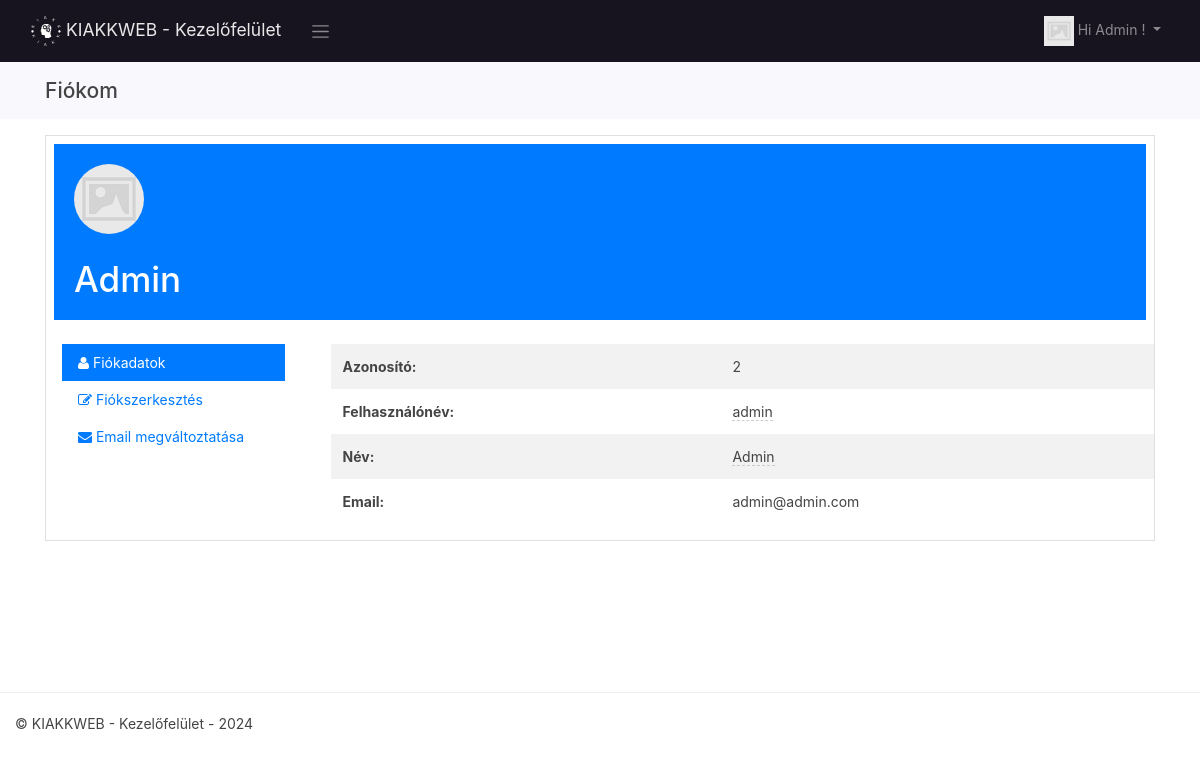
The page /dashboard/account (signed in) on the database its author committed.
### tables this page shows
CREATE TABLE `users` (
  `id` int(11) NOT NULL,
  `username` varchar(255) NOT NULL,
  `name` varchar(255) NOT NULL,
  `password` varchar(255) DEFAULT NULL,
  `email` varchar(255) NOT NULL,
  `img` varchar(255) NOT NULL,
  `login_session_key` varchar(255) DEFAULT NULL,
  `email_status` varchar(255) DEFAULT NULL,
  `password_expire_date` datetime DEFAULT '2024-04-01 00:00:00',
  `password_reset_key` varchar(255) DEFAULT NULL
);

### dashboard/index.php (called while the page is built, shortened)
<?php
	require(HELPERS_DIR . 'Functions.php');
	require(SYSTEM_DIR . 'BaseView.php');
	$page = new Router;
	$page->init();

### dashboard/app/models/PDODb.php (called while the page is built, shortened)
<?php
class PDODb
{
    private $connectionParams = array(
        'type' => 'mysql',
        'host' => null,
        'username' => null,
        'password' => null,
        'dbname' => null,
        'port' => null,
        'charset' => null
    );
    private $groupBy = array();
    private $orderBy = array();
    private $params = array();
    private $pdo;
    private $prefix = '';
    private $query = '';
    private $queryOptions = array();
    private $returnType = PDO::FETCH_ASSOC;
    private $useGenerator = false;
    public function __construct($type, $host = null, $username = null, $password = null, $dbname = null, $port = null, $charset = null)
    {
        if (is_array($type)) {
            $this->connectionParams = $type;
        }
		elseif (is_object($type)) {
            $this->pdo = $type;
        }
		else {
            foreach ($this->connectionParams as $key => $param) {
                if (isset($$key) && !is_null($$key)) {
                    $this->connectionParams[$key] = $$key;
                }
            }
        }
    }
    public function connect()
    {
		$dbType = strtolower($this->connectionParams['type']);
		if($dbType == 'sqlite'){
			$this->fieldQuote = '"';
			$connectionString = 'sqlite:'.$this->connectionParams['dbname'];
			$this->pdo = new PDO($connectionString);
		}
		else{
			$connectionString = $this->connectionParams['type'].':';
			$connectionParams = ['host', 'dbname', 'port'];
			foreach ($connectionParams as $connectionParam) {
				if (!empty($this->connectionParams[$connectionParam])) {
					$connectionString .= $connectionParam.'='.$this->connectionParams[$connectionParam].';';
				}
			}
			$connectionString = rtrim($connectionString, ';');
			$options = array(
				PDO::ATTR_ERRMODE => PDO::ERRMODE_EXCEPTION,
				PDO::ATTR_PERSISTENT => false
			);
			$this->pdo = new PDO($connectionString, $this->connectionParams['username'], $this->connectionParams['password'], $options);
			$charset = $this->connectionParams['charset'];
			if(!empty($charset)){
				$this->pdo->query("SET NAMES '$charset'");
			}
		}
    }
    private function buildCondition($operator, $conditions)
    {
        if (empty($conditions)) {
            return;
        }
        $this->query .= ' '.$operator;
        foreach ($conditions as $cond) {
            list ($concat, $varName, $operator, $val) = $cond;
            $this->query .= " ".$concat." ".$varName;
            switch (strtolower($operator)) {
                default:
                    if (is_array($val)) {
                        $this->params = array_merge($this->params, $val);
                    } elseif ($val === null) {
                        $this->query .= ' '.$operator." NULL";
                    } elseif ($val != 'DBNULL' || $val == '0') {
                        $this->query .= $this->buildPair($operator, $val);
                    }
            }
        }
    }
    protected function buildGroupBy()
    {
        if (empty($this->groupBy)) {
            return;
        }
        $this->query .= " GROUP BY ";
        $this->query = rtrim($this->query, ', ')." ";
    }
    private function buildLimit($numRows)
    {
		$dbType = $this->connectionParams['type'];
		if($dbType == 'sqlsrv'){
			if (is_array($numRows)) {
				$limit = $numRows[1];
				$offset = intval($numRows[0]);
				$orderby = null;
				if(empty($this->orderBy)){
					$orderby = " ORDER BY(SELECT NULL)";
				}
				$this->query .= "$orderby OFFSET $offset ROWS FETCH NEXT $limit ROWS ONLY";
			}
		}
		else{
			if (is_array($numRows)) {
				$this->query .= ' LIMIT '.(int) $numRows[1].' OFFSET '.(int) $numRows[0];
			}
			else {
				$this->query .= ' LIMIT '.(int) $numRows;
			}
		}
	}
    private function buildOrderBy()
    {
        if (empty($this->orderBy)) {
            return;
        }
        $this->query .= " ORDER BY ";
        $this->query = rtrim($this->query, ', ')." ";
    }
    private function buildPair($operator, $value)
    {
        if (!is_object($value)) {
            $this->params[] = $value;
            return ' '.$operator.' ? ';
        }
        $subQuery = $value->getSubQuery();
        return " ".$operator." (".$subQuery['query'].") ".$subQuery['alias'];
    }
    private function buildQuery($numRows, $tableData = null)
    {
		$this->params = [];
        return $this->prepare();
    }
    private function buildResult($stmt)
    {
		if ($stmt->columnCount () == 0){
			return $stmt->rowCount();
		}
		else{
			if ($this->useGenerator) {
				return $this->buildResultGenerator($stmt);
			}
			else {
				return $stmt->fetchAll($this->returnType);
			}
		}
    }
    private function determineType($item)
    {
        switch (gettype($item)) {
            case 'integer':
                return PDO::PARAM_INT;
        }
    }
    private function getTableName($tableName)
    {
        return strpos($tableName, '.') !== false ? $tableName : $this->prefix.$tableName;
    }
    public function get($tableName, $numRows = null, $columns = '*')
    {
        $column = is_array($columns) ? implode(', ', $columns) : $columns;
		$dbType = $this->connectionParams['type'];
		$queryOptions = implode(' ', $this->queryOptions);
		$sqlsrvTop = "";
        $this->query = "SELECT $queryOptions $sqlsrvTop $column FROM " . $this->getTableName($tableName);
		$stmt = $this->buildQuery($numRows);
        $stmt->execute();
        $result = $this->buildResult($stmt);
        return $result;
    }
    public function getOne($tableName, $columns = '*')
    {
        $result = $this->get($tableName, 1, $columns);
        if ($this->useGenerator) {
            return $result->current() ? $result->current() : false;
        } else {
            return $result ? $result[0] : false;
        }
    }
    public function pdo()
    {
        if (!$this->pdo) {
            $this->connect();
        }
        return $this->pdo;
    }
    private function prepare()
    {
		$query = $this->query;
        $stmt = $this->pdo()->prepare($query);
        foreach ($this->params as $key => $value) {
            $stmt->bindValue(is_int($key) ? $key + 1 : ':'.$key, $value, $this->determineType($value));
        }
        return $stmt;
    }
    private function reset()
    {
        $this->groupBy         = [];
        $this->orderBy         = [];
        $this->params          = [];
        $this->query           = '';
        $this->queryOptions    = [];
    }
}

### dashboard/app/views/partials/account/view.php (the view, shortened to what this page needs)
<?php
$page_element_id = "view-page-" . random_str();
$current_page = $this->set_current_page_link();
$data = $this->view_data;
$show_header = $this->show_header;
?>
<section class="page" id="<?php echo $page_element_id; ?>" data-page-type="view"  data-display-type="table" data-page-url="<?php print_link($current_page); ?>">
    <?php
    if( $show_header == true ){
    ?>
    <div  class="bg-light p-3 mb-3">
        <div class="container">
            <div class="row ">
                <div class="col ">
                    <h4 class="record-title">Fiókom</h4>
                </div>
            </div>
        </div>
    </div>
    <?php
    }
    ?>
    <div  class="">
        <div class="container">
            <div class="row ">
                <div class="col-md-12 comp-grid">
                    <div  class="card animated fadeIn page-content">
                        <?php
                        if(!empty($data)){
                        ?>
                        <div class="bg-primary m-2 mb-4">
                            <div class="profile">
                                <div class="avatar">
                                    <?php
                                    if(!empty(USER_PHOTO)){
                                    Html::page_img(USER_PHOTO, 100, 100);
                                    }
                                    ?>
                                </div>
                                <h1 class="title mt-4"><?php echo $data['username']; ?></h1>
                            </div>
                        </div>
                        <div class="row">
                            <div class="col-md-3">
                                <div class="mx-3 mb-3">
                                    <ul class="nav nav-pills flex-column text-left">
                                        <li class="nav-item">
                                            <a data-toggle="tab" href="#AccountPageView" class="nav-link active">
                                                <i class="fa fa-user"></i> Fiókadatok
                                            </a>
                                        </li>
                                        <li class="nav-item">
                                            <a data-toggle="tab" href="#AccountPageEdit" class="nav-link">
                                                <i class="fa fa-edit"></i> Fiókszerkesztés
                                            </a>
                                        </li>
                                        <li class="nav-item">
                                            <a data-toggle="tab" href="#AccountPageChangeEmail" class="nav-link">
                                                <i class="fa fa-envelope"></i> Email megváltoztatása
                                            </a>
                                        </li>
                                    </ul>
                                </div>
                            </div>
                            <div class="col-sm-9">
                                <div class="mb-3">
                                    <div class="tab-content">
                                        <div class="tab-pane show active fade" id="AccountPageView" role="tabpanel">
                                            <table class="table table-hover table-borderless table-striped">
                                                <tbody class="page-data" id="page-data-<?php echo $page_element_id; ?>">
                                                    <tr  class="td-id">
                                                        <th class="title"> Azonosító: </th>
                                                        <td class="value"> <?php echo $data['id']; ?></td>
                                                    </tr>
                                                    <tr  class="td-username">
                                                        <th class="title"> Felhasználónév: </th>
                                                        <td class="value">
                                                            <span  data-value="<?php echo $data['username']; ?>"
                                                                data-pk="<?php echo $data['id'] ?>"
                                                                data-url="<?php print_link("users/editfield/" . urlencode($data['id'])); ?>"
                                                                data-name="username"
                                                                data-title="Adj meg felhasználónevet"
                                                                data-placement="left"
                                                                data-toggle="click"
                                                                data-type="text"
                                                                data-mode="popover"
                                                                data-showbuttons="left"
                                                                class="is-editable" >
                                                                <?php echo $data['username']; ?>
                                                            </span>
                                                        </td>
                                                    </tr>
                                                    <tr  class="td-name">
                                                        <th class="title"> Név: </th>
                                                        <td class="value">
                                                            <span  data-value="<?php echo $data['name']; ?>"
                                                                data-pk="<?php echo $data['id'] ?>"
                                                                data-url="<?php print_link("users/editfield/" . urlencode($data['id'])); ?>"
                                                                data-name="name"
                                                                data-title="Adj meg nevet!"
                                                                data-placement="left"
                                                                data-toggle="click"
                                                                data-type="text"
                                                                data-mode="popover"
                                                                data-showbuttons="left"
                                                                class="is-editable" >
                                                                <?php echo $data['name']; ?>
                                                            </span>
                                                        </td>
                                                    </tr>
                                                    <tr  class="td-email">
                                                        <th class="title"> Email: </th>
                                                        <td class="value"> <?php echo $data['email']; ?></td>
                                                    </tr>
                                                </tbody>
                                            </table>
                                        </div>
                                    </div>
                                </div>
                            </div>
                        </div>
                        <?php
                        }
                        ?>
                    </div>
                </div>
            </div>
        </div>
    </div>
</section>

### dashboard/assets/css/custom-style.css (style rules this page uses)
body { margin: 0; padding: 0; overflow-x: hidden; }
td, th { position:relative; }
td .is-editable { border-bottom:none; border-bottom: 1px dashed #ccc; }
.nav a.nav-link { position: relative; }
.table tr td { vertical-align: middle !important; }
.table { margin-bottom: 0; }
.table-borderless tbody tr td, .table-borderless tbody tr th, .table-borderless thead tr th { border: none; }
h1, h2, h3, h4, h5 { margin: 0; padding: 0; }
.profile { padding: 20px; }
.profile .title { text-transform: capitalize; color: #fff; }
body { padding-top:50px; }

### rows shown on the page
users: username "Admin", id "2", username "admin", name "Admin", email "admin@admin.com"

### other values the page prints
SITE_NAME "KIAKKWEB - Kezelőfelület"
USER_NAME "Admin"
